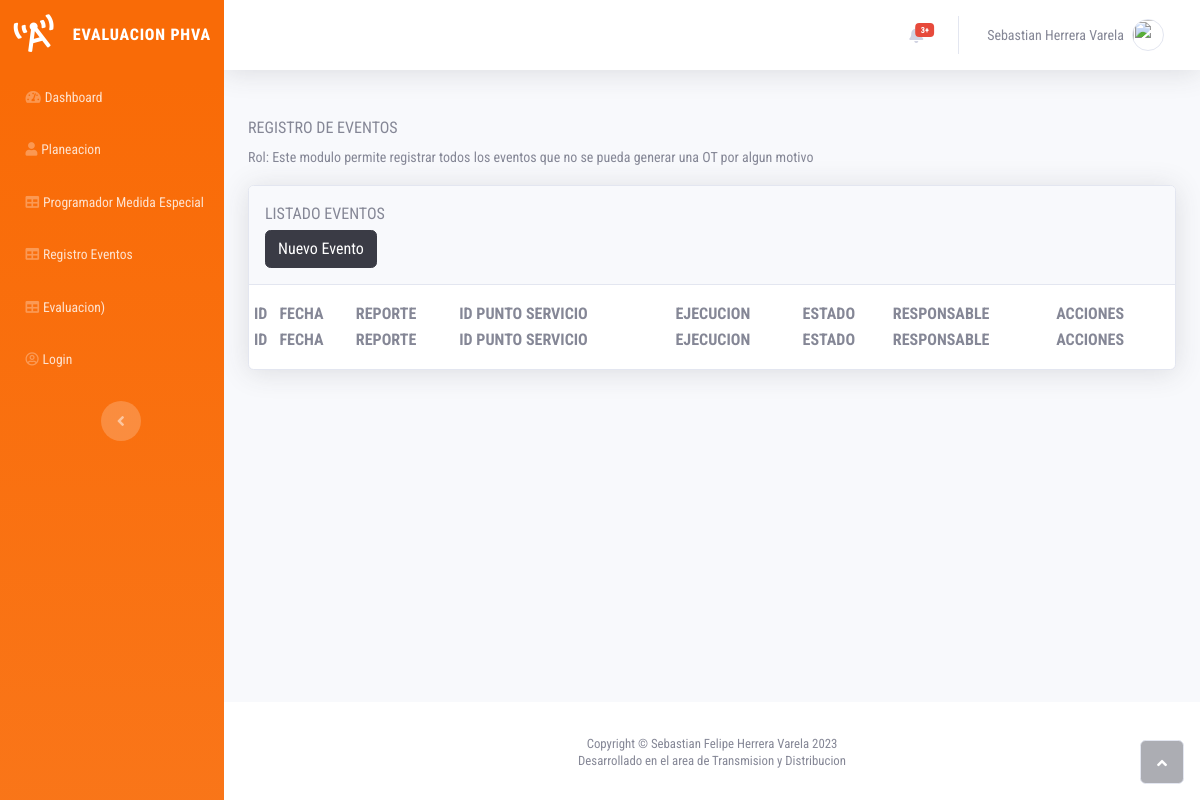
Page /eventos on the earlier database version.
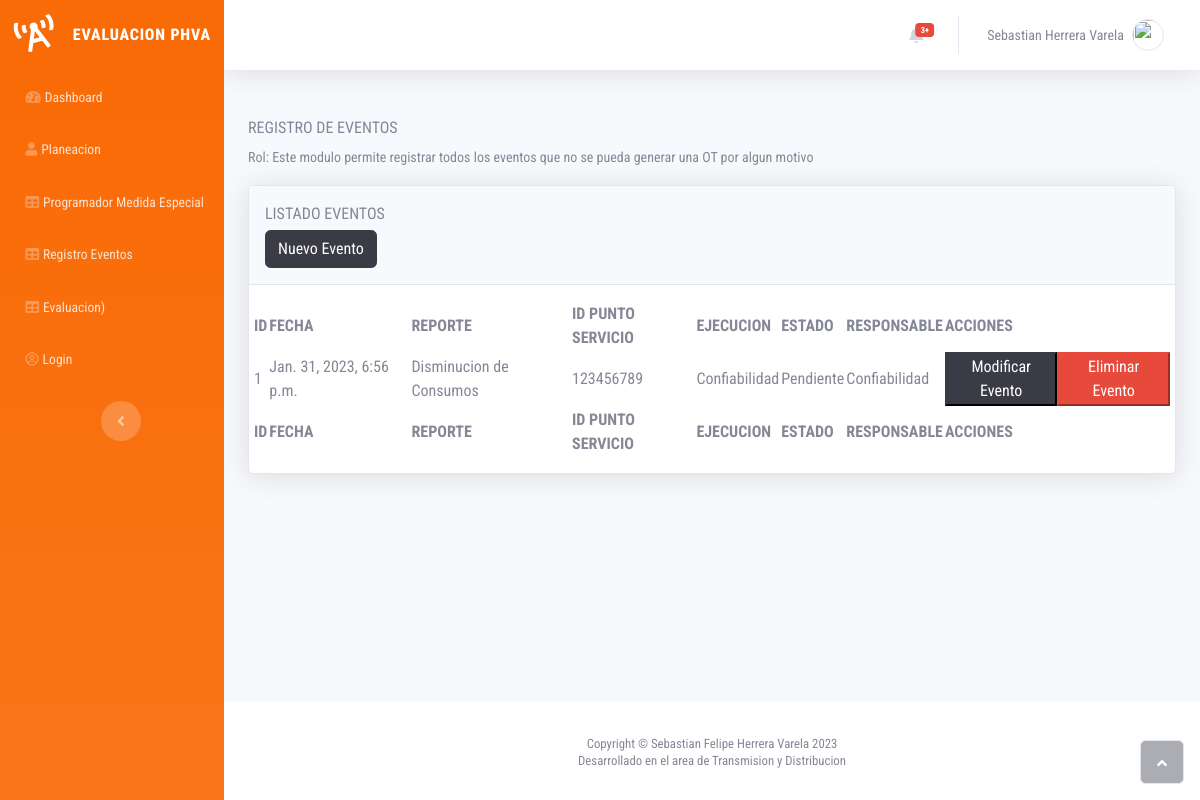
Same page on the later database version.
### planeacion/models.py (models this page shows, shortened)
class Backlog(models.Model):
    fecha = models.DateTimeField(auto_now_add=True)
    fuente = models.CharField(("Quien reporta"), max_length=50)
    reporte = models.CharField(("Que reporta"), max_length=250)
    id_punto_servicio = models.CharField(("ID Punto Servicio"), max_length=15)
    ejecucion = models.CharField(("Quien ejecuta la actividad"), max_length=200)
    estado = models.CharField(("Estado Alerta"), max_length=50)
    responsable = models.CharField(("Quien Resuelve"), max_length=200)
    class Meta:
        verbose_name = 'Backlog'
        verbose_name_plural = 'Backlog'

### planeacion/views.py (the view)
# urls.py: path("eventos", views.list_backlog, name="list_backlog"),
def list_backlog(request):
    data = Backlog.objects.all()
    return render(request, "eventos/listar_eventos.html", {"data": data})

### planeacion/templates/eventos/listar_eventos.html
{% extends 'base.html' %} {% block title %} Eventos | Evaluacion {% endblock %}
{% block content %}
<div class="container-fluid mt-5">
  <h6 class="text-dark text-gray-600 text-uppercase">Registro de Eventos</h6>
  <small class="form-text1">
    Rol: Este modulo permite registrar todos los eventos que no se pueda generar
    una OT por algun motivo
  </small>
  <div class="card shadow mt-3">
    <div class="card-header py-3">
      <p class="text-primary m-0 text-gray-600 text-uppercase">
        Listado Eventos
      </p>
      <div class="input-group mt-1">
        <a class="btn btn-dark" href="{% url "planeacion:registrar_eventos" %}">
          Nuevo Evento
        </a>
      </div>
    </div>
    <div class="card-body">
      <div class="row">
        <table
          id="sebastian"
          class="display responsive nowrap"
          style="width: 100%"
        >
          <thead>
            <tr>
              <th class="text-uppercase">ID</th>
              <th class="text-uppercase">Fecha</th>
              <th class="text-uppercase">Reporte</th>
              <th class="text-uppercase">ID Punto Servicio</th>
              <th class="text-uppercase">Ejecucion</th>
              <th class="text-uppercase">Estado</th>
              <th class="text-uppercase">Responsable</th>
              <th class="text-uppercase">Acciones</th>
            </tr>
          </thead>
          <tbody>
            {% for info in data %}
            <tr>
              <td class = "text-capitalcase">{{ info.id }}</td>
              <td class = "text-capitalcase">{{ info.fecha }}</td>
              <td class = "text-capitalcase">{{ info.reporte }}</td>
              <td class = "text-capitalcase">{{ info.id_punto_servicio }}</td>
              <td class = "text-capitalcase">{{ info.ejecucion }}</td>
              <td class = "text-capitalcase">{{ info.estado}}</td>
              <td class = "text-capitalcase">{{ info.responsable }}</td>
              <td>
                <div class="contenedorBotones">
                  <button class="btn-dark botones">Modificar Evento</button>
                  <button class="btn-danger botones"  type="button">Eliminar Evento</button>
                </div>
              </td>
            </tr>
            {% endfor %}
          </tbody>
          <tfoot>
            <tr>
              <th class="text-uppercase">ID</th>
              <th class="text-uppercase">Fecha</th>
              <th class="text-uppercase">Reporte</th>
              <th class="text-uppercase">ID Punto Servicio</th>
              <th class="text-uppercase">Ejecucion</th>
              <th class="text-uppercase">Estado</th>
              <th class="text-uppercase">Responsable</th>
              <th class="text-uppercase">Acciones</th>
            </tr>
          </tfoot>
        </table>
      </div>
    </div>
  </div>
</div>
{% endblock %}

### planeacion/templates/base.html (shortened to what this page needs)
{% load static %}
<!DOCTYPE html>
<html>
  <head>
    <link rel="stylesheet" href="{% static 'assets/bootstrap/css/bootstrap.min.css' %}" />
    <link rel="stylesheet" href="{% static 'assets/fonts/fontawesome-all.min.css' %}" />
    <link rel="stylesheet" href="{% static 'assets/css/Styles.css' %}" />
    <link rel="stylesheet" href="{% static 'assets/css/sebashvare.css' %}" />
    <link rel="stylesheet" type="text/css" href="https://cdn.datatables.net/1.13.1/css/jquery.dataTables.css">
    <link rel="stylesheet" type="text/css" href="https://cdn.datatables.net/1.13.1/css/jquery.dataTables.min.css">
  </head>
  <body id="page-top">
    <div id="wrapper">
      <nav class="navbar navbar-dark align-items-start sidebar sidebar-dark accordion bg-gradient-primary p-0">
        <div class="container-fluid d-flex flex-column p-0">
          <a class="navbar-brand d-flex justify-content-center align-items-center sidebar-brand m-0" href="#">
            <div class="sidebar-brand-icon rotate-n-15">
              <i class="fas fa-broadcast-tower"></i>
            </div>
            <div class="sidebar-brand-text mx-3">
              <span>evaluacion</span><span>&nbsp;phva</span>
            </div>
          </a>
          <ul class="navbar-nav text-light" id="accordionSidebar">
            <li class="nav-item">
              <a class="nav-link" href="index.html"
                ><i class="fas fa-tachometer-alt"></i><span>Dashboard</span></a
              >
            </li>
            <li class="nav-item">
              <a class="nav-link" href="profile.html"
                ><i class="fas fa-user"></i><span>Planeacion</span></a
              >
            </li>
            <li class="nav-item">
              <a class="nav-link" href="{% url "planeacion:list_planeacion" %}"
                ><i class="fas fa-table"></i><span>Programador Medida Especial</span></a
              >
            </li>
            <li class="nav-item">
              <a class="nav-link" href="{% url "planeacion:list_backlog" %}"
                ><i class="fas fa-table"></i><span>Registro Eventos</span></a
              >
            </li>
            <li class="nav-item">
              <a class="nav-link" href="register.html"
                ><i class="fas fa-table"></i><span>Evaluacion)</span></a
              >
            </li>
            <li class="nav-item">
              <a class="nav-link" href="login.html"
                ><i class="far fa-user-circle"></i><span>Login</span></a
              >
            </li>
          </ul>
          <div class="text-center d-none d-md-inline">
            <button
              class="btn rounded-circle border-0"
              id="sidebarToggle"
              type="button"
            ></button>
          </div>
        </div>
      </nav>
      <div class="d-flex flex-column" id="content-wrapper">
        <div id="content">
          <nav class="navbar navbar-light navbar-expand bg-white shadow mb-4 topbar static-top">
            <div class="container-fluid">
              <ul class="navbar-nav flex-nowrap ms-auto">
                <li class="nav-item dropdown no-arrow mx-1">
                  <div class="nav-item dropdown no-arrow">
                    <a
                      class="dropdown-toggle nav-link"
                      aria-expanded="false"
                      data-bs-toggle="dropdown"
                      href="#"
                      ><span class="badge bg-danger badge-counter">3+</span
                      ></a>
                  </div>
                </li>
                <li class="nav-item dropdown no-arrow">
                  <div class="nav-item dropdown no-arrow">
                    <a
                      class="dropdown-toggle nav-link"
                      aria-expanded="false"
                      data-bs-toggle="dropdown"
                      href="#"
                      ><span class="d-none d-lg-inline me-2 text-gray-600 small"
                        >Sebastian Herrera Varela</span
                      ><img
                        class="border rounded-circle img-profile"
                        src="{}"
                    /></a>
                  </div>
                </li>
              </ul>
            </div>
          </nav>
         {% block content %}
         {% endblock %}
        </div>
        <footer class="bg-white sticky-footer">
          <div class="container my-auto">
            <div class="text-center my-auto copyright mt-1">
              <span>Copyright © Sebastian Felipe Herrera Varela 2023</span>
            </div>
          </div>
          <div class="container my-auto">
            <div class="text-center my-auto copyright mt-1">
              <span>Desarrollado en el area de Transmision y Distribucion</span>
            </div>
          </div>
        </footer>
      </div>
      <a class="border rounded d-inline scroll-to-top" href="#page-top"
        ><i class="fas fa-angle-up"></i
      ></a>
    </div>
  </body>
</html>

### static/assets/css/Styles.css (style rules this page uses)
body { font-family: 'Roboto Condensed', sans-serif; }
.bg-gradient-primary { background-color: #f96b07; background-image: linear-gradient(180deg, #f96b07 10%, rgba(255, 255, 255, 0.07) 100%); background-size: cover; }

### static/assets/css/sebashvare.css (style rules this page uses)
.contenedorBotones { display: flex; justify-content: center; }
.botones { display: inline-block; width: 50%; }

Differences in the rows shown:
added Backlog: id "1", fecha "Jan. 31, 2023, 6:56 p.m.", reporte "Disminucion de Consumos", id_punto_servicio "123456789", ejecucion "Confiabilidad", estado "Pendiente", responsable "Confiabilidad"
